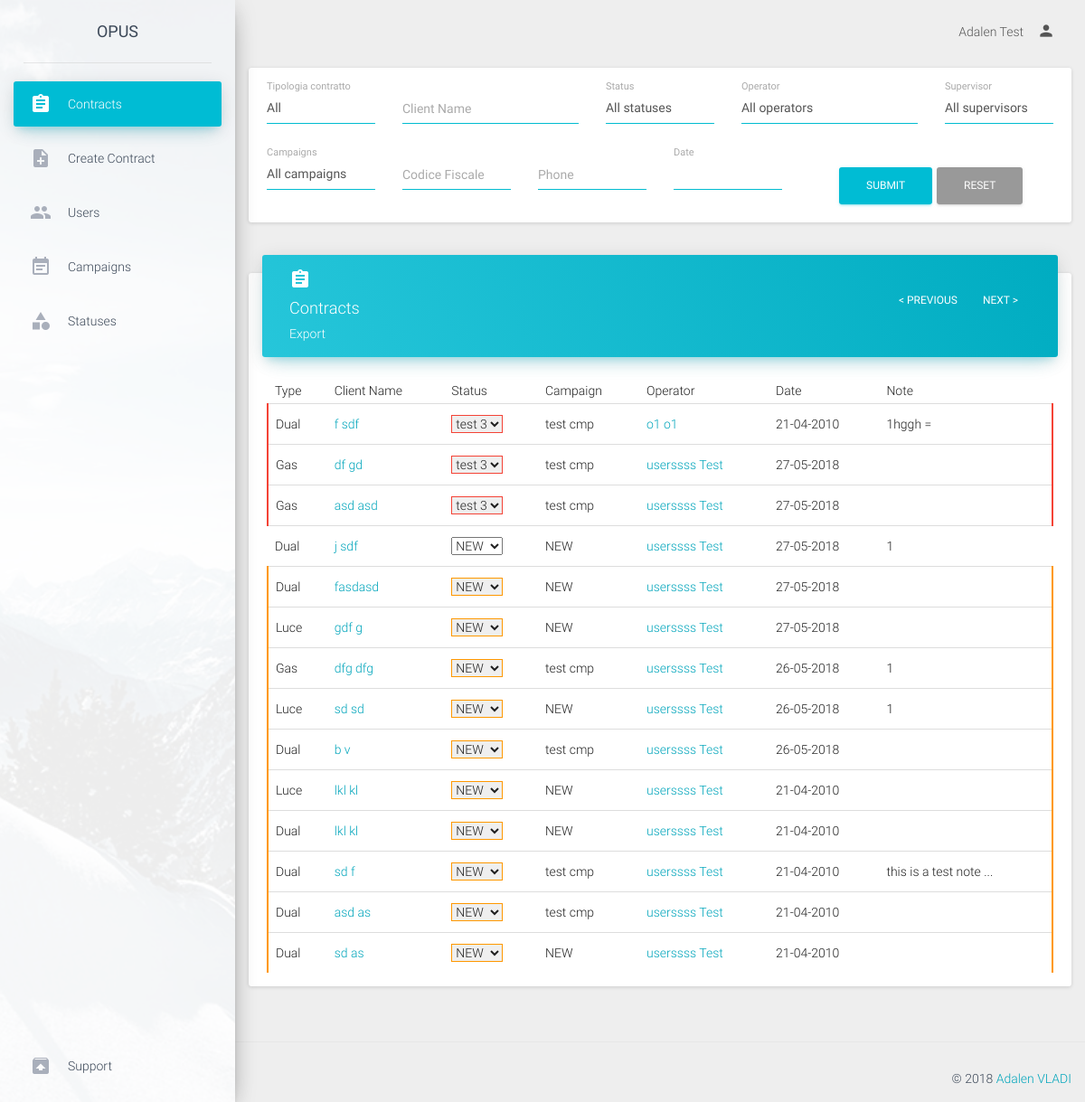
Before: /admin/contracts (signed in) with the older database file.
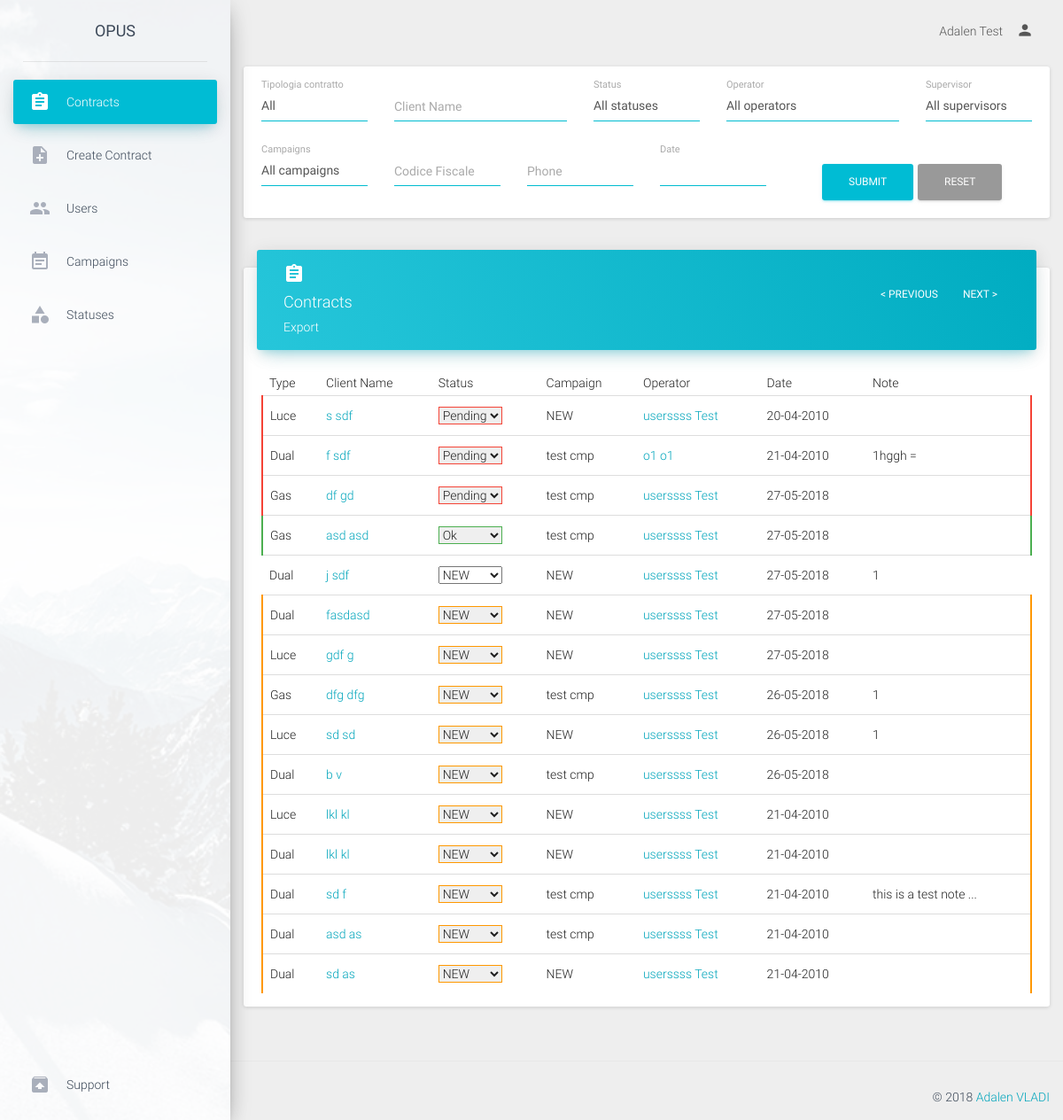
After: the same page with the newer database file.
### tables this page shows
CREATE TABLE `contracts` (
  `contract_id` int(11) NOT NULL,
  `contract_type` enum('luce','gas','dual') NOT NULL,
  `proposal_number` varchar(50) NOT NULL,
  `date` date NOT NULL,
  `ugm_cb` enum('true','false') NOT NULL DEFAULT 'false',
  `analisi_cb` enum('true','false') NOT NULL DEFAULT 'false',
  `iniziative_cb` enum('true','false') NOT NULL DEFAULT 'false',
  `toponimo` enum('via') NOT NULL,
  `address` text NOT NULL,
  `civico` varchar(30) NOT NULL,
  `price` varchar(50) NOT NULL,
  `location` varchar(100) NOT NULL,
  `uf_toponimo` enum('via') NOT NULL,
  `uf_address` text NOT NULL,
  `uf_civico` varchar(30) NOT NULL,
  `uf_price` varchar(50) NOT NULL,
  `uf_location` varchar(100) NOT NULL,
  `ddf_toponimo` enum('via') NOT NULL,
  `ddf_address` text NOT NULL,
  `ddf_civico` varchar(30) NOT NULL,
  `ddf_price` varchar(50) NOT NULL,
  `ddf_location` varchar(100) NOT NULL,
  `ubicazione_fornitura` enum('resident','non_resident') NOT NULL,
  `domicillazione_documenti_fatture` enum('residenza','ubicazione_fornitura','altro') NOT NULL,
  `listino` varchar(50) NOT NULL,
  `gas_request_type` varchar(50) NOT NULL,
  `gas_pdr` varchar(50) NOT NULL,
  `gas_fornitore_uscente` varchar(50) NOT NULL,
  `gas_consume_annuo` varchar(50) NOT NULL,
  `gas_tipo_riscaldamento` enum('true','false') NOT NULL,
  `gas_tipo_cottura_acqua` enum('true','false') NOT NULL,
  `gas_remi` varchar(50) NOT NULL,
  `gas_matricola` varchar(50) NOT NULL,
  `luce_request_type` varchar(50) NOT NULL,
  `luce_pod` varchar(50) NOT NULL,
  `luce_fornitore_uscente` varchar(50) NOT NULL,
  `luce_opzione_oraria` varchar(50) NOT NULL,
  `luce_potenza` varchar(50) NOT NULL,
  `luce_tensione` varchar(50) NOT NULL,
  `luce_consume_annuo` varchar(50) NOT NULL,
  `fature_via_email` enum('true','false') NOT NULL,
  `operator` int(11) NOT NULL COMMENT 'user id',
  `status` int(11) NOT NULL DEFAULT '1' COMMENT 'status id',
  `cancellation_reason` varchar(100) NOT NULL,
  `gender` enum('male','female') NOT NULL,
  `rag_sociale` text NOT NULL,
  `first_name` varchar(50) NOT NULL,
  `last_name` varchar(50) NOT NULL,
  `bussines_name` varchar(50) NOT NULL,
  `client_type` enum('personal','intestario','delega') NOT NULL,
  `tel_number` varchar(30) NOT NULL,
  `alt_number` varchar(30) NOT NULL,
  `cel_number` varchar(30) NOT NULL,
  `cel_number2` varchar(30) NOT NULL,
  `cel_number3` varchar(30) NOT NULL,
  `email` varchar(50) NOT NULL,
  `alt_email` varchar(50) NOT NULL,
  `birth_nation` varchar(50) NOT NULL,
  `vat_number` varchar(50) NOT NULL,
  `partita_iva` varchar(50) NOT NULL,
  `birth_date` date NOT NULL,
  `birth_municipality` varchar(50) NOT NULL,
  `delega_first_name` varchar(50) NOT NULL,
  `delega_last_name` varchar(50) NOT NULL,
  `delega_vat_number` varchar(100) NOT NULL,
  `document_type` enum('id_card','passport') NOT NULL,
  `document_number` varchar(100) NOT NULL,
  `document_date` date NOT NULL,
  `iban_code` varchar(50) NOT NULL,
  `iban_accounthoder` varchar(50) NOT NULL,
  `iban_fiscal_code` varchar(50) NOT NULL,
  `payment_type` enum('postal','cc') NOT NULL,
  `note` text NOT NULL,
  `campaign` int(11) NOT NULL COMMENT 'campaign_id',
  `supervisor` int(11) NOT NULL COMMENT 'user_id'
);

CREATE TABLE `campaigns` (
  `campaign_id` int(11) NOT NULL,
  `campaign_name` varchar(50) NOT NULL,
  `campaign_description` text NOT NULL
);

CREATE TABLE `users` (
  `user_id` int(11) NOT NULL,
  `username` varchar(50) NOT NULL,
  `password` text NOT NULL,
  `first_name` varchar(50) NOT NULL,
  `last_name` varchar(50) NOT NULL,
  `role` enum('operator','supervisor','backoffice','admin') NOT NULL DEFAULT 'operator',
  `supervisor` int(11) NOT NULL COMMENT 'user_id'
);

### application/controller/admin.php (called while the page is built, shortened)
<?php
class admin extends Controller
{
    function contracts(){
        $operators=$this->model->getUsersByRole('operator');
    	$contracts=$this->model->getContracts();
        $campaigns=$this->model->getCampaigns();
        $statuses=$this->model->getStatuses();
   		require APP . 'view/admin/header.php';
        require APP . 'view/admin/contracts.php';
        require APP . 'view/admin/footer.php';
    }
}

### public/index.php (called while the page is built, shortened)
<?php
require APP . 'core/controller.php';
$app = new Application();

### application/core/controller.php (called while the page is built, shortened)
<?php
class Controller
{
    public $db = null;
    private function openDatabaseConnection()
    {
        $options = array(PDO::ATTR_DEFAULT_FETCH_MODE => PDO::FETCH_OBJ, PDO::ATTR_ERRMODE => PDO::ERRMODE_WARNING);
        $this->db = new PDO(DB_TYPE . ':host=' . DB_HOST . ';dbname=' . DB_NAME . ';charset=' . DB_CHARSET, DB_USER, DB_PASS, $options);
    }
    public function loadModel()
    {
        if (isset($_SESSION['role'])) {
            switch ($_SESSION['role']) {
                case 'admin':
                    require APP . 'model/admin.php';
                    break;
            }
        }else{
            require APP . 'model/model.php';
        }
        $this->model = new Model($this->db);
    }
}

### application/model/admin.php (called while the page is built, shortened)
<?php
class Model
{
    function __construct($db)
    {
        try {
            $this->db = $db;
        } catch (PDOException $e) {
            exit('Database connection could not be established.');
        }
    }
    public function getUsersByRole($role){
        $sql="SELECT * FROM users where role = :role";
        $query=$this->db->prepare($sql);
        $query->execute(array(':role' =>$role));
        return $query->fetchAll();
    }
    public function getStatuses(){
        $sql='SELECT * FROM status';
        $query = $this->db->prepare($sql);
        $query->execute();
        return $query->fetchAll();
    }
    public function getCampaigns(){
        $sql='SELECT * FROM campaigns';
        $query = $this->db->prepare($sql);
        $query->execute();
        return $query->fetchAll();
    }
    public function getContracts($export=null){
        $page         = (int)(isset($_REQUEST['page'])? $_REQUEST['page']:0);
        $contract_type= (isset($_REQUEST['contract_type'])?$_REQUEST['contract_type']:'%');
        $operator     = (isset($_REQUEST['operator'])?$_REQUEST['operator']:'%');
        $date         = (isset($_REQUEST['date'])?$_REQUEST['date']:'');
        $client_name  = (isset($_REQUEST['client_name'])?$_REQUEST['client_name']:'');
        $status       = (isset($_REQUEST['status'])?$_REQUEST['status']:'%');
        $campaign     = (isset($_REQUEST['campaign'])?$_REQUEST['campaign']:'%');
        $supervisor     = (isset($_REQUEST['supervisor'])?$_REQUEST['supervisor']:'%');
        $phone        = (isset($_REQUEST['phone'])?$_REQUEST['phone']:'%');
        $codice_fiscale= (isset($_REQUEST['codice_fiscale'])?$_REQUEST['codice_fiscale']:'%');
        $limiter      = 30;
        $pager        = $limiter*$page;
		if ($date!='') {
	        $date =explode('-',(isset($_GET['date'])?$_GET['date']:''));
			$date1 = date("Y-m-d", strtotime($date[0]));
			$date2 = date("Y-m-d", strtotime($date[1]));
		} else {
			$date1 ="1999-01-01";
			$date2 ="2099-01-01";
		}
		if ($client_name!=''){
			if (count(explode(' ',$client_name))>1) {
				$first_name=explode(' ',$client_name)[0].'%';
				$last_name=explode(' ',$client_name)[1].'%';
			}else{
				$first_name=$client_name.'%';
				$last_name='%';
			}
		} else {
				$first_name='%';
				$last_name='%';
		}
        if ($codice_fiscale==''){$codice_fiscale='%';}else {$codice_fiscale.='%';};
        $sql="SELECT * FROM contracts
        		WHERE contract_type LIKE :contract_type
        			AND  operator LIKE :operator
        			AND (   DATE(`date`) >= DATE(:date1)
                        AND
                            DATE(`date`) <= DATE(:date2)
                        )
        			AND (
                            (first_name LIKE :first_name AND last_name LIKE :last_name)
        				OR
                            (first_name LIKE :last_name AND last_name LIKE :first_name)
                        )
        			AND status LIKE :status
                    AND (   (tel_number LIKE :phone)
                        OR  (alt_number LIKE :phone)
                        OR  (cel_number LIKE :phone)
                        OR  (cel_number2 LIKE :phone)
                        OR  (cel_number3 LIKE :phone)
                        )
                    AND vat_number LIKE :codice_fiscale
                    AND campaign LIKE :campaign
                    AND supervisor LIKE :supervisor
                ORDER BY contract_id DESC ";
        if (!$export) {
            $sql.=" LIMIT :pager , :limiter";
            $query = $this->db->prepare($sql);
            $query->bindParam(':pager', $pager, PDO::PARAM_INT);
            $query->bindParam(':limiter', $limiter, PDO::PARAM_INT);
        }else{
            $query = $this->db->prepare($sql);
        }
        $query->bindParam(':contract_type', $contract_type);
        $query->bindParam(':operator', $operator);
        $query->bindParam(':date1', $date1);
        $query->bindParam(':date2', $date2);
      	$query->bindParam(':first_name', $first_name);
        $query->bindParam(':last_name', $last_name);
        $query->bindParam(':status', $status);
        $query->bindParam(':phone', $phone);
        $query->bindParam(':codice_fiscale', $codice_fiscale);
        $query->bindParam(':campaign', $campaign);
        $query->bindParam(':supervisor', $supervisor);
        $query->execute();
        if (!$export) {
            return $query->fetchAll();
        }
    }
}

### application/view/admin/contracts.php (the view, shortened to what the rows shown need)
<div class="content" style="margin-top: 20px">
                                    <?php
                                        $output='';
                                        foreach ($operators as $operator) {
                                            $output.='<option value="'.$operator->user_id.'" >'.$operator->first_name.' '.$operator->last_name.'</option>';
                                        }
                                    ?>
        <div class="row">
            <div class="col-md-12">
                <div class="card">
                    <div class="card-content table-responsive">
                        <table class="table table-hover">
                            <thead>
                                <th>Type</th>
                                <th>Client Name</th>
                                <th>Status</th>
                                <th>Campaign</th>
                                <th>Operator</th>
                                <th>Date</th>
                                <th>Note</th>
                            </thead>
                            <tbody>
                                <?php
                                    $output='';
                                    foreach ($contracts as $contract) {
                                        $output.='<tr class="tdColor'.$contract->status.'">';
                                                    if ($contract->contract_type=='gas') {
                                                        $output.='<td>Gas</td>';
                                                    }elseif ($contract->contract_type=='luce') {
                                                        $output.='<td>Luce</td>';
                                                    }else {
                                                        $output.='<td>Dual</td>';
                                                    }
                                        $output.='<td><a href="viewContract/'.$contract->contract_id.'">'.$contract->first_name.' '.$contract->last_name.'</a></td>';
                                         $output.='<td><select class="ss'.$contract->contract_id.' statusColor'.$contract->status.'" onchange="editContractStatus('.$contract->contract_id.',Number(this.value))" id="status_select">';
                                                    foreach ($statuses as $key => $status) {
                                                        if ($status->status_id==$contract->status) {
                                                            $output.='<option class="oldstatus'.$contract->contract_id.'" value="'.$status->status_id.'" selected="">'.$status->status_name.'</option>';
                                                        }else{
                                                             $output.='<option value="'.$status->status_id.'">'.$status->status_name.'</option>';
                                                        }
                                                    }
                                        $output.='</select></td>';
                                                    foreach ($campaigns as $key => $campaign) {
                                                        if ($campaign->campaign_id==$contract->campaign) {
                                                            $campaign1=$campaign->campaign_name;
                                                            break;
                                                        }
                                                    }
                                        $output.='<td>'.$campaign1.'</td>';
                                                        foreach($operators as $user) {
                                                            if ($contract->operator == $user->user_id) {
                                                                $operator = $user;
                                                                break;
                                                            }
                                                        }
                                                        if (isset($operator)) {
                                                            $output.='<td><a href="viewUser/'.$operator->user_id.'">'.$operator->first_name.' '.$operator->last_name.'</td>';
                                                        } else {
                                                            $output.= '<td></td>';
                                                        }
                                        $note=(strlen($contract->note)>20)?substr($contract->note, 0,20).'...':$contract->note;
                                        $output.='<td>'.date('d-m-Y',strtotime($contract->date)).'</td>
                                                   <td title="'.$contract->note.'">'.$note.'</td>';
                                        $output.='</tr>';
                                    }
                                    echo $output;
                                 ?>
                            </tbody>
                        </table>
                    </div>
                </div>
            </div>
        </div>
    </div>

Changed rows visible on the page:
added contracts: contract_type "Luce", first_name "s", last_name "sdf", $campaign1 "NEW", $operator->first_name "userssss", $operator->last_name "Test", date "20-04-2010", status 3 (drawn)
computed for contracts "1hggh =": value "test 3" → "Pending"
computed for contracts "df": value "test 3" → "Pending"
changed contracts (number 4 of 15 on the later page): status 3 → 2 (drawn); value "test 3" → "Ok"
